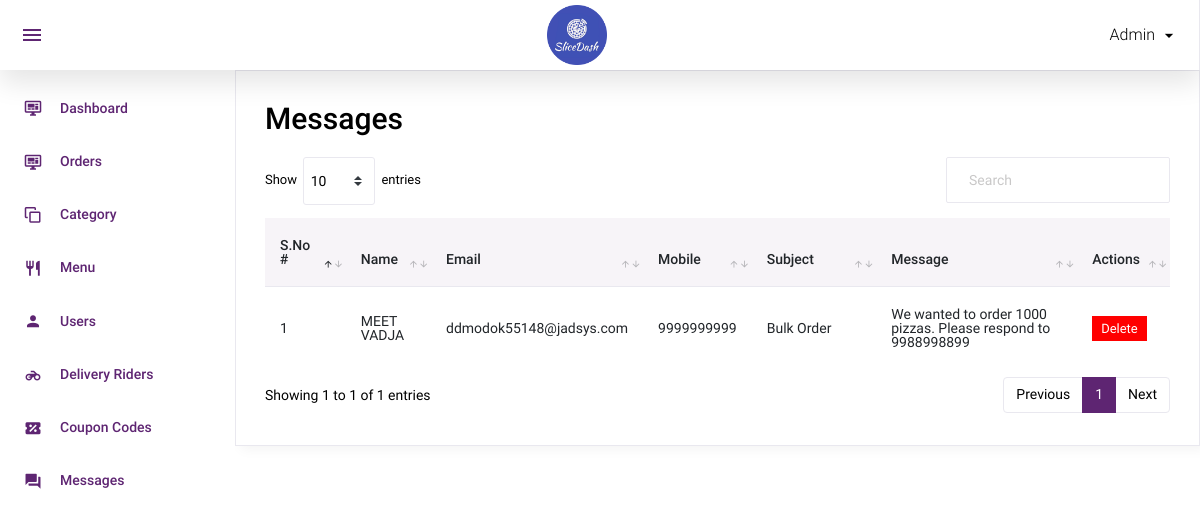
Screenshot of /admin/contact_us.php (signed in) with the database file from the repository.
### tables this page shows
CREATE TABLE `contact_us` (
  `id` int(11) NOT NULL,
  `name` varchar(100) NOT NULL,
  `email` varchar(100) NOT NULL,
  `mobile` varchar(15) NOT NULL,
  `subject` varchar(200) NOT NULL,
  `message` text NOT NULL,
  `added_on` datetime NOT NULL
);

### admin/contact_us.php (the view, shortened to what this page needs)
<?php
include('top.php');
$sql="select * from contact_us order by id";
$res=mysqli_query($con,$sql);
?>
  <div class="card">
            <div class="card-body">
              <h1 class="grid_title">Messages</h1>
              <div class="row grid_box">
                <div class="col-12">
                  <div class="table-responsive">
                    <table id="order-listing" class="table">
                      <thead>
                        <tr>
                            <th width="10%">S.No #</th>
                            <th width="10%">Name</th>
                            <th width="10%">Email</th>
                            <th width="10%">Mobile</th>
                            <th width="20%">Subject</th>
                            <th width="40%">Message</th>
                            <th width="10%">Actions</th>
                        </tr>
                      </thead>
                      <tbody>
                        <?php if(mysqli_num_rows($res)>0){
						$i=1;
						while($row=mysqli_fetch_assoc($res)){
						?>
						<tr>
                            <td><?php echo $i?></td>
                            <td><?php echo $row['name']?></td>
                            <td><?php echo $row['email']?></td>
                            <td><?php echo $row['mobile']?></td>
                            <td><?php echo $row['subject']?></td>
                            <td><?php echo $row['message']?></td>
							<td>
								<a href="?id=<?php echo $row['id']?>&type=delete"><label class="badge badge-danger delete_red hand_cursor">Delete</label></a>
							</td>
                        </tr>
                        <?php
						$i++;
						} } else { ?>
						<tr>
							<td colspan="5">No data found</td>
						</tr>
						<?php } ?>
                      </tbody>
                    </table>
                  </div>
				</div>
              </div>
            </div>
          </div>
<?php include('footer.php');?>

### rows the page displays
contact_us: name "MEET VADJA", email "ddmodok55148@jadsys.com", mobile "9999999999", subject "Bulk Order", message "We wanted to order 1000 pizzas. Please respond to 9988998899"
